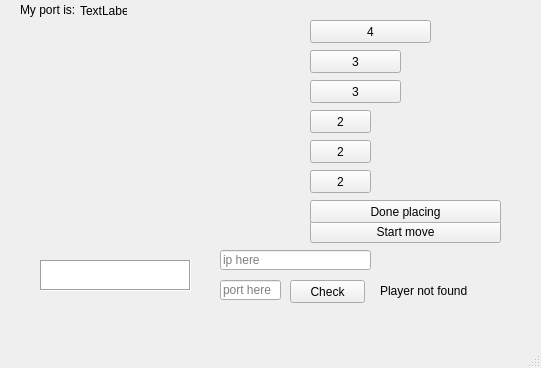
<?xml version="1.0" encoding="UTF-8"?>
<ui version="4.0">
 <class>MainWindow</class>
 <widget class="QMainWindow" name="MainWindow">
  <property name="geometry">
   <rect>
    <x>0</x>
    <y>0</y>
    <width>541</width>
    <height>368</height>
   </rect>
  </property>
  <property name="windowTitle">
   <string>MainWindow</string>
  </property>
  <widget class="QWidget" name="centralWidget">
   <widget class="QWidget" name="gridLayoutWidget">
    <property name="geometry">
     <rect>
      <x>20</x>
      <y>20</y>
      <width>271</width>
      <height>221</height>
     </rect>
    </property>
    <layout class="QGridLayout" name="gridLayout"/>
   </widget>
   <widget class="QPushButton" name="ship4_1">
    <property name="geometry">
     <rect>
      <x>310</x>
      <y>20</y>
      <width>121</width>
      <height>23</height>
     </rect>
    </property>
    <property name="text">
     <string>4</string>
    </property>
    <property name="checkable">
     <bool>true</bool>
    </property>
   </widget>
   <widget class="QPushButton" name="ship3_1">
    <property name="geometry">
     <rect>
      <x>310</x>
      <y>50</y>
      <width>91</width>
      <height>23</height>
     </rect>
    </property>
    <property name="text">
     <string>3</string>
    </property>
    <property name="checkable">
     <bool>true</bool>
    </property>
   </widget>
   <widget class="QPushButton" name="ship3_2">
    <property name="geometry">
     <rect>
      <x>310</x>
      <y>80</y>
      <width>91</width>
      <height>23</height>
     </rect>
    </property>
    <property name="text">
     <string>3</string>
    </property>
    <property name="checkable">
     <bool>true</bool>
    </property>
   </widget>
   <widget class="QPushButton" name="ship2_1">
    <property name="geometry">
     <rect>
      <x>310</x>
      <y>110</y>
      <width>61</width>
      <height>23</height>
     </rect>
    </property>
    <property name="text">
     <string>2</string>
    </property>
    <property name="checkable">
     <bool>true</bool>
    </property>
   </widget>
   <widget class="QPushButton" name="ship2_2">
    <property name="geometry">
     <rect>
      <x>310</x>
      <y>140</y>
      <width>61</width>
      <height>23</height>
     </rect>
    </property>
    <property name="text">
     <string>2</string>
    </property>
    <property name="checkable">
     <bool>true</bool>
    </property>
   </widget>
   <widget class="QPushButton" name="ship2_3">
    <property name="geometry">
     <rect>
      <x>310</x>
      <y>170</y>
      <width>61</width>
      <height>23</height>
     </rect>
    </property>
    <property name="text">
     <string>2</string>
    </property>
    <property name="checkable">
     <bool>true</bool>
    </property>
   </widget>
   <widget class="QPushButton" name="moveButton">
    <property name="geometry">
     <rect>
      <x>310</x>
      <y>220</y>
      <width>191</width>
      <height>23</height>
     </rect>
    </property>
    <property name="text">
     <string>Start move</string>
    </property>
    <property name="checkable">
     <bool>true</bool>
    </property>
   </widget>
   <widget class="QPushButton" name="doneButton">
    <property name="enabled">
     <bool>true</bool>
    </property>
    <property name="geometry">
     <rect>
      <x>310</x>
      <y>200</y>
      <width>191</width>
      <height>23</height>
     </rect>
    </property>
    <property name="text">
     <string>Done placing</string>
    </property>
   </widget>
   <widget class="QTextEdit" name="displayer">
    <property name="geometry">
     <rect>
      <x>40</x>
      <y>260</y>
      <width>151</width>
      <height>31</height>
     </rect>
    </property>
    <property name="frameShape">
     <enum>QFrame::Box</enum>
    </property>
    <property name="readOnly">
     <bool>true</bool>
    </property>
   </widget>
   <widget class="QLabel" name="tlabel">
    <property name="geometry">
     <rect>
      <x>20</x>
      <y>0</y>
      <width>61</width>
      <height>20</height>
     </rect>
    </property>
    <property name="text">
     <string>My port is: </string>
    </property>
   </widget>
   <widget class="QLineEdit" name="ipEdit">
    <property name="geometry">
     <rect>
      <x>220</x>
      <y>250</y>
      <width>151</width>
      <height>20</height>
     </rect>
    </property>
    <property name="placeholderText">
     <string>ip here</string>
    </property>
   </widget>
   <widget class="QLineEdit" name="portEdit">
    <property name="geometry">
     <rect>
      <x>220</x>
      <y>280</y>
      <width>61</width>
      <height>20</height>
     </rect>
    </property>
    <property name="placeholderText">
     <string>port here</string>
    </property>
   </widget>
   <widget class="QPushButton" name="checkButton">
    <property name="geometry">
     <rect>
      <x>290</x>
      <y>280</y>
      <width>75</width>
      <height>23</height>
     </rect>
    </property>
    <property name="text">
     <string>Check</string>
    </property>
   </widget>
   <widget class="QLabel" name="Statuslabel">
    <property name="geometry">
     <rect>
      <x>380</x>
      <y>283</y>
      <width>131</width>
      <height>16</height>
     </rect>
    </property>
    <property name="text">
     <string>Player not found</string>
    </property>
   </widget>
   <widget class="QLabel" name="Portlabel">
    <property name="geometry">
     <rect>
      <x>80</x>
      <y>4</y>
      <width>47</width>
      <height>13</height>
     </rect>
    </property>
    <property name="text">
     <string>TextLabel</string>
    </property>
   </widget>
  </widget>
  <widget class="QMenuBar" name="menuBar">
   <property name="geometry">
    <rect>
     <x>0</x>
     <y>0</y>
     <width>541</width>
     <height>20</height>
    </rect>
   </property>
  </widget>
  <widget class="QStatusBar" name="statusBar"/>
 </widget>
 <layoutdefault spacing="6" margin="11"/>
 <resources/>
 <connections/>
</ui>
